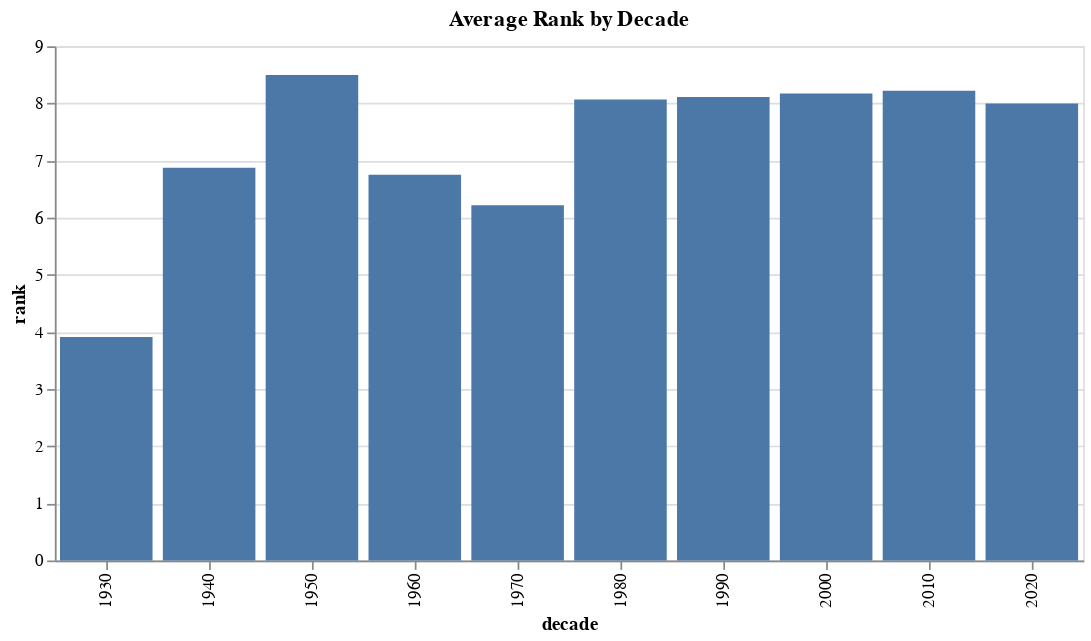

Notebook cell for this chart:
### Markdown cell above
## Rank Distribution by Decade

### Code cell
# Add a decade column
nyt_df['decade'] = (nyt_df['year'] // 10) * 10

# Average rank per decade
avg_rank_by_decade = nyt_df.groupby('decade')['rank'].mean().reset_index()

# Plot with Altair
alt.Chart(avg_rank_by_decade).mark_bar().encode(
    x='decade:O',
    y='rank:Q',
    tooltip=['decade', 'rank']
).properties(
    title="Average Rank by Decade",
    width=600
)

### Figure 1 — Vega-Lite specification as saved in the notebook (floating-point values rounded to 4 significant figures)
{"config": {"view": {"continuousWidth": 300, "continuousHeight": 300}}, "data": {"name": "data-86dcc43bc7d5ce77b38474b744bdcf26"}, "mark": {"type": "bar"}, "encoding": {"tooltip": [{"field": "decade", "type": "quantitative"}, {"field": "rank", "type": "quantitative"}], "x": {"field": "decade", "type": "ordinal"}, "y": {"field": "rank", "type": "quantitative"}}, "title": "Average Rank by Decade", "width": 600, "$schema": "https://vega.github.io/schema/vega-lite/v5.20.1.json", "datasets": {"data-86dcc43bc7d5ce77b38474b744bdcf26": [{"decade": 1930, "rank": 3.91}, {"decade": 1940, "rank": 6.874}, {"decade": 1950, "rank": 8.499}, {"decade": 1960, "rank": 6.751}, {"decade": 1970, "rank": 6.219}, {"decade": 1980, "rank": 8.07}, {"decade": 1990, "rank": 8.113}, {"decade": 2000, "rank": 8.172}, {"decade": 2010, "rank": 8.22}, {"decade": 2020, "rank": 8.0}]}}
